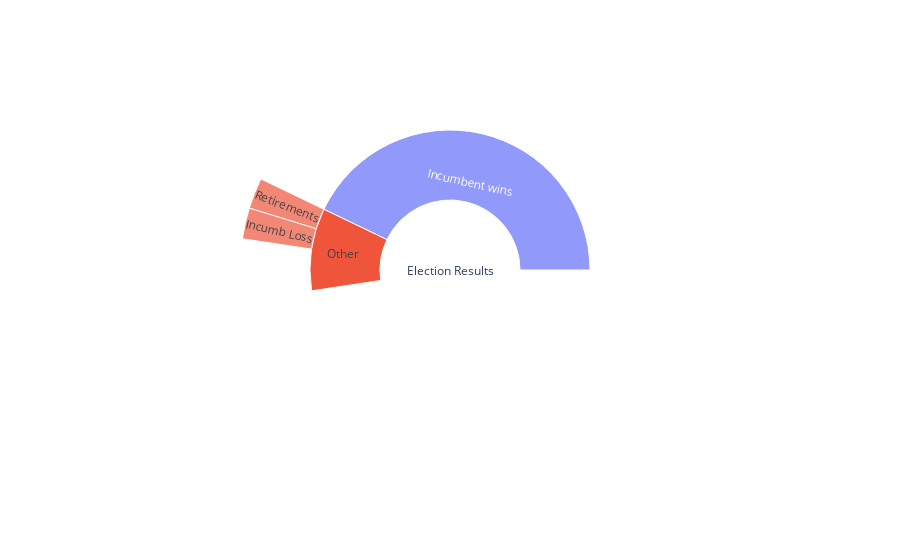

Notebook code for this chart:
### Code cell
data = dict(
    base = ['Election Results', "Incumbent wins", "Other", 'Retirements', 'Incumb Loss'],
    parent = ['', 'Election Results', 'Election Results', 'Other', 'Other'],
    value = [(all_incumb_loss_perc+all_incumb_win_perc+all_no_incumb_run_perc), all_incumb_win_perc, (all_incumb_loss_perc+all_no_incumb_run_perc), all_incumb_loss_perc, all_no_incumb_run_perc])
fig = px.sunburst(data, names='base', parents='parent', values='value')
fig.show()

### Figure 1 — Plotly figure (JSON) as saved in the notebook; plotly's stock layout.template omitted (floating-point values rounded to 4 significant figures)
{"data": [{"domain": {"x": [0, 1], "y": [0, 1]}, "hovertemplate": "base=%{label}<br>value=%{value}<br>parent=%{parent}<extra></extra>", "labels": ["Election Results", "Incumbent wins", "Other", "Retirements", "Incumb Loss"], "name": "", "parents": ["", "Election Results", "Election Results", "Other", "Other"], "type": "sunburst", "values": [100, 90, 10, 5, 5]}], "layout": {"legend": {"tracegroupgap": 0}, "margin": {"t": 60}}}
